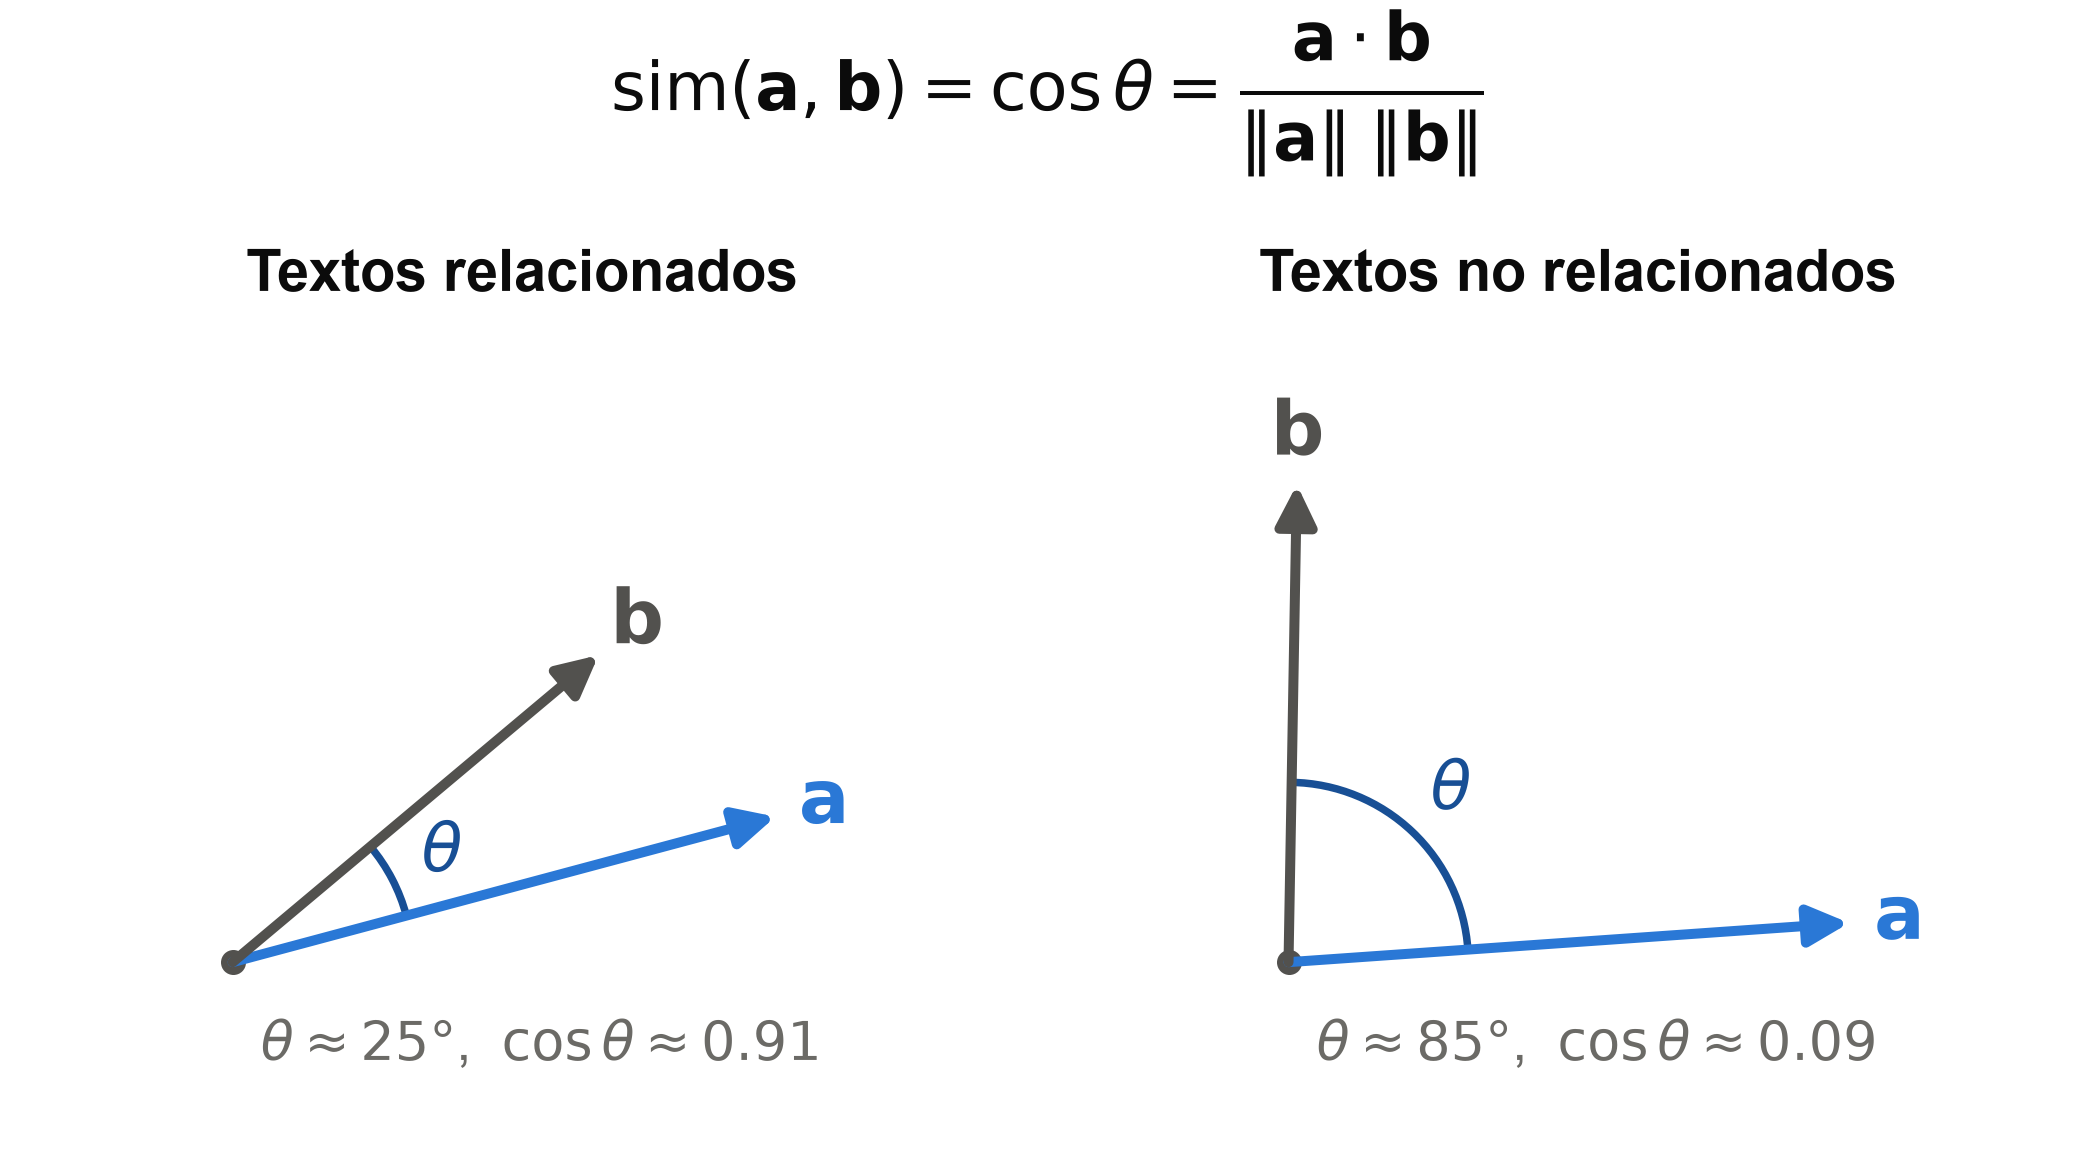

Write the Python code that produced this figure.
"""Similitud coseno: dos vectores con el ángulo θ marcado; panel derecho con vectores casi ortogonales.

Valores ilustrativos (no son datos del proyecto).

Regenerar:  python thesis/imagenes/similitud_coseno.py
"""

from pathlib import Path

import matplotlib

matplotlib.use("Agg")
import matplotlib.pyplot as plt  # noqa: E402
import numpy as np  # noqa: E402
from matplotlib.patches import Arc  # noqa: E402

OUT = Path(__file__).with_suffix(".png")

INK = "#0b0b0b"
LINE = "#52514e"
MUTED = "#6b6a66"
GRID = "#d9d8d3"
ACCENT = "#2a78d6"
ACCENT_DARK = "#184f95"
FS = 14

plt.rcParams["font.family"] = "Arial"
plt.rcParams["mathtext.fontset"] = "dejavusans"


def panel(ax, ang_a, ang_b, title, len_a=1.0, len_b=0.85):
    a = len_a * np.array([np.cos(np.radians(ang_a)), np.sin(np.radians(ang_a))])
    b = len_b * np.array([np.cos(np.radians(ang_b)), np.sin(np.radians(ang_b))])
    theta = abs(ang_b - ang_a)

    ax.set_xlim(-0.12, 1.15)
    ax.set_ylim(-0.12, 1.15)
    ax.set_aspect("equal")
    for spine in ax.spines.values():
        spine.set_visible(False)
    ax.plot(0, 0, "o", color=LINE, ms=5)  # origen
    ax.set_xticks([])
    ax.set_yticks([])

    for v, name, color in ((a, "a", ACCENT), (b, "b", LINE)):
        ax.annotate(
            "",
            xy=v,
            xytext=(0, 0),
            arrowprops=dict(arrowstyle="-|>", color=color, lw=2.4, mutation_scale=20, shrinkA=0, shrinkB=0),
        )
        off = v / np.linalg.norm(v) * 0.09
        ax.text(
            v[0] + off[0], v[1] + off[1], rf"$\mathbf{{{name}}}$", fontsize=FS + 4, color=color,
            ha="center", va="center",
        )

    r = 0.32
    lo, hi = sorted((ang_a, ang_b))
    ax.add_patch(Arc((0, 0), 2 * r, 2 * r, theta1=lo, theta2=hi, color=ACCENT_DARK, lw=1.8))
    mid = np.radians((lo + hi) / 2)
    rt = r + 0.1
    ax.text(rt * np.cos(mid), rt * np.sin(mid), r"$\theta$", fontsize=FS + 2, color=ACCENT_DARK, ha="center", va="center")

    ax.set_title(title, fontsize=FS, color=INK, weight="bold", pad=6)
    ax.text(
        0.55, -0.1, rf"$\theta \approx {theta:.0f}°$,  $\cos\theta \approx {np.cos(np.radians(theta)):.2f}$",
        fontsize=FS - 1, color=MUTED, ha="center", va="top", transform=ax.transData,
    )


fig, (ax1, ax2) = plt.subplots(1, 2, figsize=(7.0, 3.9), dpi=300)
fig.subplots_adjust(left=0.03, right=0.97, top=0.73, bottom=0.12, wspace=0.15)
panel(ax1, 15, 40, "Textos relacionados")
panel(ax2, 4, 89, "Textos no relacionados")

fig.text(
    0.5,
    0.92,
    r"$\mathrm{sim}(\mathbf{a},\mathbf{b}) = \cos\theta = "
    r"\dfrac{\mathbf{a}\cdot\mathbf{b}}{\|\mathbf{a}\|\;\|\mathbf{b}\|}$",
    ha="center",
    va="center",
    fontsize=FS + 2,
    color=INK,
)

fig.savefig(OUT, dpi=300, facecolor="white")
print(OUT)
